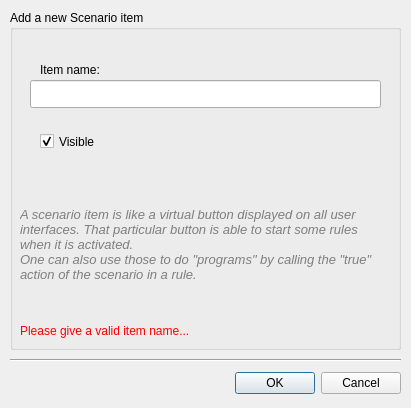
<?xml version="1.0" encoding="UTF-8"?>
<ui version="4.0">
 <class>DialogNewScenario</class>
 <widget class="QDialog" name="DialogNewScenario">
  <property name="geometry">
   <rect>
    <x>0</x>
    <y>0</y>
    <width>411</width>
    <height>408</height>
   </rect>
  </property>
  <property name="sizePolicy">
   <sizepolicy hsizetype="Fixed" vsizetype="Fixed">
    <horstretch>0</horstretch>
    <verstretch>0</verstretch>
   </sizepolicy>
  </property>
  <property name="minimumSize">
   <size>
    <width>411</width>
    <height>408</height>
   </size>
  </property>
  <property name="maximumSize">
   <size>
    <width>411</width>
    <height>408</height>
   </size>
  </property>
  <property name="font">
   <font>
    <weight>50</weight>
    <bold>false</bold>
   </font>
  </property>
  <property name="windowTitle">
   <string>Nouveau scénario...</string>
  </property>
  <property name="windowIcon">
   <iconset resource="resources.qrc">
    <normaloff>:/img/icon_scenario.png</normaloff>:/img/icon_scenario.png</iconset>
  </property>
  <property name="modal">
   <bool>true</bool>
  </property>
  <widget class="QDialogButtonBox" name="buttonBox">
   <property name="geometry">
    <rect>
     <x>10</x>
     <y>370</y>
     <width>391</width>
     <height>27</height>
    </rect>
   </property>
   <property name="orientation">
    <enum>Qt::Horizontal</enum>
   </property>
   <property name="standardButtons">
    <set>QDialogButtonBox::Cancel|QDialogButtonBox::Ok</set>
   </property>
  </widget>
  <widget class="Line" name="line">
   <property name="geometry">
    <rect>
     <x>10</x>
     <y>350</y>
     <width>391</width>
     <height>20</height>
    </rect>
   </property>
   <property name="orientation">
    <enum>Qt::Horizontal</enum>
   </property>
  </widget>
  <widget class="QGroupBox" name="groupBox">
   <property name="geometry">
    <rect>
     <x>10</x>
     <y>10</y>
     <width>391</width>
     <height>340</height>
    </rect>
   </property>
   <property name="title">
    <string>Add a new Scenario item</string>
   </property>
   <widget class="QLabel" name="label">
    <property name="geometry">
     <rect>
      <x>30</x>
      <y>50</y>
      <width>231</width>
      <height>20</height>
     </rect>
    </property>
    <property name="text">
     <string>Item name:</string>
    </property>
   </widget>
   <widget class="QLineEdit" name="edit_name">
    <property name="geometry">
     <rect>
      <x>20</x>
      <y>70</y>
      <width>351</width>
      <height>28</height>
     </rect>
    </property>
   </widget>
   <widget class="QLabel" name="label_3">
    <property name="geometry">
     <rect>
      <x>10</x>
      <y>170</y>
      <width>371</width>
      <height>130</height>
     </rect>
    </property>
    <property name="palette">
     <palette>
      <active>
       <colorrole role="WindowText">
        <brush brushstyle="SolidPattern">
         <color alpha="255">
          <red>126</red>
          <green>126</green>
          <blue>126</blue>
         </color>
        </brush>
       </colorrole>
       <colorrole role="Text">
        <brush brushstyle="SolidPattern">
         <color alpha="255">
          <red>0</red>
          <green>0</green>
          <blue>0</blue>
         </color>
        </brush>
       </colorrole>
      </active>
      <inactive>
       <colorrole role="WindowText">
        <brush brushstyle="SolidPattern">
         <color alpha="255">
          <red>126</red>
          <green>126</green>
          <blue>126</blue>
         </color>
        </brush>
       </colorrole>
       <colorrole role="Text">
        <brush brushstyle="SolidPattern">
         <color alpha="255">
          <red>0</red>
          <green>0</green>
          <blue>0</blue>
         </color>
        </brush>
       </colorrole>
      </inactive>
      <disabled>
       <colorrole role="WindowText">
        <brush brushstyle="SolidPattern">
         <color alpha="255">
          <red>146</red>
          <green>145</green>
          <blue>144</blue>
         </color>
        </brush>
       </colorrole>
       <colorrole role="Text">
        <brush brushstyle="SolidPattern">
         <color alpha="255">
          <red>165</red>
          <green>164</green>
          <blue>164</blue>
         </color>
        </brush>
       </colorrole>
      </disabled>
     </palette>
    </property>
    <property name="font">
     <font>
      <italic>true</italic>
     </font>
    </property>
    <property name="text">
     <string>&lt;!DOCTYPE HTML PUBLIC &quot;-//W3C//DTD HTML 4.0//EN&quot; &quot;http://www.w3.org/TR/REC-html40/strict.dtd&quot;&gt;
&lt;html&gt;&lt;head&gt;&lt;meta name=&quot;qrichtext&quot; content=&quot;1&quot; /&gt;&lt;style type=&quot;text/css&quot;&gt;
p, li { white-space: pre-wrap; }
&lt;/style&gt;&lt;/head&gt;&lt;body style=&quot; font-family:'MS Shell Dlg 2'; font-size:8pt; font-weight:400; font-style:italic;&quot;&gt;
&lt;p style=&quot; margin-top:0px; margin-bottom:0px; margin-left:0px; margin-right:0px; -qt-block-indent:0; text-indent:0px;&quot;&gt;&lt;span style=&quot; font-family:'DejaVu Sans'; font-size:10pt;&quot;&gt;A scenario item is like a virtual button displayed on all user interfaces. That particular button is able to start some rules when it is activated.&lt;/span&gt;&lt;/p&gt;
&lt;p style=&quot; margin-top:0px; margin-bottom:0px; margin-left:0px; margin-right:0px; -qt-block-indent:0; text-indent:0px;&quot;&gt;&lt;span style=&quot; font-family:'DejaVu Sans'; font-size:10pt;&quot;&gt;One can also use those to do &amp;quot;programs&amp;quot; by calling the &amp;quot;true&amp;quot; action of the scenario in a rule.&lt;/span&gt;&lt;/p&gt;&lt;/body&gt;&lt;/html&gt;</string>
    </property>
    <property name="textFormat">
     <enum>Qt::AutoText</enum>
    </property>
    <property name="wordWrap">
     <bool>true</bool>
    </property>
   </widget>
   <widget class="QLabel" name="label_error_empty">
    <property name="geometry">
     <rect>
      <x>10</x>
      <y>310</y>
      <width>370</width>
      <height>21</height>
     </rect>
    </property>
    <property name="sizePolicy">
     <sizepolicy hsizetype="Fixed" vsizetype="Fixed">
      <horstretch>0</horstretch>
      <verstretch>0</verstretch>
     </sizepolicy>
    </property>
    <property name="palette">
     <palette>
      <active>
       <colorrole role="WindowText">
        <brush brushstyle="SolidPattern">
         <color alpha="255">
          <red>255</red>
          <green>0</green>
          <blue>0</blue>
         </color>
        </brush>
       </colorrole>
      </active>
      <inactive>
       <colorrole role="WindowText">
        <brush brushstyle="SolidPattern">
         <color alpha="255">
          <red>255</red>
          <green>0</green>
          <blue>0</blue>
         </color>
        </brush>
       </colorrole>
      </inactive>
      <disabled>
       <colorrole role="WindowText">
        <brush brushstyle="SolidPattern">
         <color alpha="255">
          <red>146</red>
          <green>145</green>
          <blue>144</blue>
         </color>
        </brush>
       </colorrole>
      </disabled>
     </palette>
    </property>
    <property name="text">
     <string>Please give a valid item name...</string>
    </property>
   </widget>
   <widget class="QCheckBox" name="checkBox_visible">
    <property name="geometry">
     <rect>
      <x>30</x>
      <y>120</y>
      <width>160</width>
      <height>23</height>
     </rect>
    </property>
    <property name="text">
     <string>Visible</string>
    </property>
    <property name="checked">
     <bool>true</bool>
    </property>
   </widget>
  </widget>
 </widget>
 <resources>
  <include location="resources.qrc"/>
 </resources>
 <connections>
  <connection>
   <sender>buttonBox</sender>
   <signal>rejected()</signal>
   <receiver>DialogNewScenario</receiver>
   <slot>reject()</slot>
   <hints>
    <hint type="sourcelabel">
     <x>316</x>
     <y>260</y>
    </hint>
    <hint type="destinationlabel">
     <x>286</x>
     <y>274</y>
    </hint>
   </hints>
  </connection>
 </connections>
</ui>
